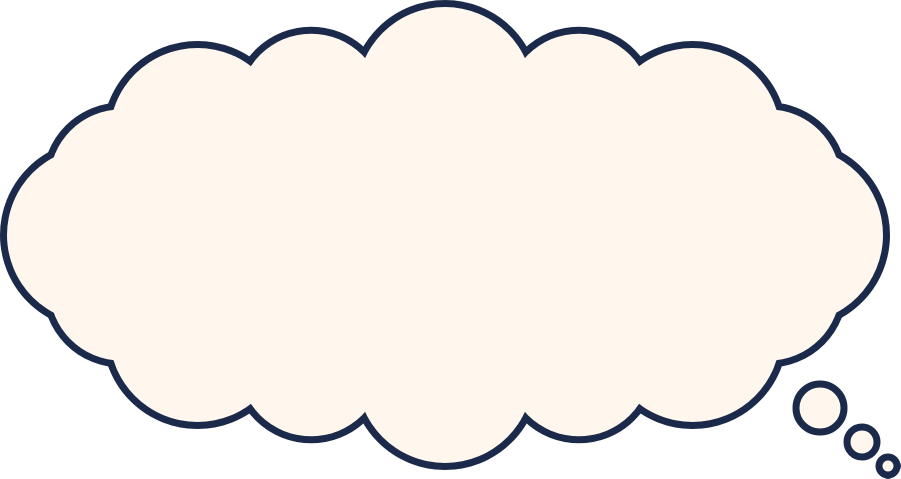
#> input picture docs/ピッチ/assets/cloud-amber.png, 1801 x 957 px, given in place of logo-faint.png, which was not available (shown at 1/2 size); the run also reads 1 picture not shown here
$ python build.py
#> lines starting #> are read from the running program, lines starting #| are printed output that depends on the picture; pictures that were not available may be replaced by others from this repository, and a replacement may not be noted
"""本選1分ピッチのスライドを pptx とプレビューPNGに書き出す。

文言はブースパネル（docs/パネル/panel.tpl.html）と同じにし、見せ方はスライド向けに組む（1枚に1つのこと）。
  表紙 → CASE 1（重複）→ CASE 2（組み合わせ）→ Overlai → できること×3 → 使い方×2 → 目指すこと → 締め
CASE はメンバーの実体験（エピソード）。使い方1（店で選ぶ）はパネルの「しくみ」、使い方2（家で使う）は
ルーティンの流れ（登録 → 順番と助言 → 毎日の表示・服薬の記録）。
エピソードの順は、パネルの「できること」の順（重複 → 組み合わせ → 順番）に合わせる。
できることの各スライドは、エピソードで浮かんだ迷いから始めて、その答えとして実機の画面を大きく見せる。
目指すこと・締めは、作り直す前の版の2枚を戻したもの（ユーザー判断）。

パネルで決めたことのうち、ここでも守るもの。
- 説明は使う人にとってうれしいことを書く。開発者向けの補足は載せない
- しくみは「やること」が主役で、「うれしいこと」はその横にぶら下げる（一回り小さく、縦線を付ける）
- 実機の画面には、どこを見ればいいかの囲みを付ける（位置はパネルと同じ割合）
- 判定画面は実機で市販品を撮った実際の出力。画面にない内容をスライドに書かない

  uv run --with python-pptx --with pillow python docs/ピッチ/build.py

プレビュー（preview.png）と送る用のPDFは、Noto Sans JP の otf（Regular・Bold）がある場合だけ作る。
置き場所は環境変数 NOTO_DIR か、このフォルダ。PREVIEW_DIR を渡すと、1枚ずつの PNG もそこに書き出す。
Googleスライドに取り込んだあとはそちらが正本。ここは作り直すときに使う。
"""
import os
from pathlib import Path

from lxml import etree
from PIL import Image, ImageDraw, ImageFont
from pptx import Presentation
from pptx.dml.color import RGBColor
from pptx.enum.shapes import MSO_SHAPE
from pptx.enum.text import MSO_ANCHOR, PP_ALIGN
from pptx.oxml.ns import qn
from pptx.util import Inches, Pt

HERE = Path(__file__).parent
A = HERE / 'assets'
FONTS = Path(os.environ.get('NOTO_DIR', HERE))
PREVIEW_DIR = os.environ.get('PREVIEW_DIR')

W, H = 13.333, 7.5
X0, X1 = 0.75, 12.583  # 左右の余白
FONT = 'Noto Sans JP'
DPI = 144
LEAD = 1.45  # Noto Sans JP の行送り（フォントサイズ比）
MIN_PT = 14  # 投影で読める下限

# パネルと同じ色
NAVY, INK, MUTED, PALE, LINE, MIST, WHITE = '1B2A4A', '0F172A', '475569', 'C9D0DB', 'D9DFE7', 'F2F4F7', 'FFFFFF'
BLUE, AMBER, RED = '2563EB', 'D97706', 'DC2626'
FAINT, CANVAS = '94A3B8', 'F5F7FA'
SQ_A, SQ_B = 'E4E7EC', 'BCC3CE'  # 重なりの図の二つの四角

SLOGAN = '重ねる前に、重ねて見る。'


# ── 要素 ─────────────────────────────────────────────
def rect(x, y, w, h, fill, radius=0, line=None, line_w=1, label=None, size=18, color=INK, bold=True, shape='round'):
    """label を渡すと図形の中央に文字を置く（札・番号の丸）。
    shape='diag' は左上と右下だけ丸い四角（重なりの図の、重なった部分）"""
    return dict(kind='rect', x=x, y=y, w=w, h=h, fill=fill, radius=radius, line=line, line_w=line_w,
                label=label, size=size, color=color, bold=bold, shape=shape)


def text(x, y, w, h, body, size, color=INK, bold=False, align='left', spacing=1.0):
    """改行は body の \\n で決める（勝手に折り返さない）。"""
    return dict(kind='text', x=x, y=y, w=w, h=h, body=body, size=size, color=color,
                bold=bold, align=align, spacing=spacing)


def image(path, x, y, h=None, w=None):
#> called with path = 'logo-faint.png', x = 7.75, y = 1.05, h = 5.4
    iw, ih = Image.open(A / path).size
#> iw = 1801; ih = 957
    if h is None:
        h = w * ih / iw
    if w is None:
        w = h * iw / ih
#> w = 10.16
    return dict(kind='image', path=path, x=x, y=y, w=w, h=h)


def font(size, bold):
    return ImageFont.truetype(str(FONTS / ('NotoSansJP-Bold.otf' if bold else 'NotoSansJP-Regular.otf')),
                              round(size * DPI / 72))


HAVE_FONTS = (FONTS / 'NotoSansJP-Bold.otf').exists() and (FONTS / 'NotoSansJP-Regular.otf').exists()


def width_of(s, size, bold=False):
    """文字列の幅（インチ）。フォントが無ければ全角1文字＝1em で見積もる。"""
    if HAVE_FONTS:
        return font(size, bold).getlength(s) / DPI
    return len(s) * size / 72


def line_h(size, spacing=1.0, lines=1):
    return size * LEAD * spacing / 72 * lines


def brand(x, y, size, color=NAVY):
    """ロゴの四角と「Overlai」。返り値は要素と全体の幅"""
#> called with x = 0.75, y = 2.45, size = 80, color = '1B2A4A'
    s = size / 72 * 1.5
#> s = 1.67
    tx = x + s * 1.02
#> tx = 2.45
    return [image('logo.png', x, y, h=s),
            text(tx, y + s * 0.5 - line_h(size) / 2, width_of('Overlai', size) + 0.2, line_h(size), 'Overlai', size, color)], \
        s * 1.02 + width_of('Overlai', size)


def label(s, y=0.75, align='left'):
    """スライドの左上（または中央）に置く小さな見出し"""
    return text(X0 if align == 'left' else 0, y, 8 if align == 'left' else W, line_h(20), s, 20, BLUE, bold=True, align=align)


def phone(path, x, y, h, rings=(), sig=NAVY, cover=None):
    """実機の画面を白い枠に入れ、見てほしい所を囲む。rings は (left, top, width, height, 札) を画像に対する割合で。
    札の下には白い帯を敷き、アプリ側の見出しの切れ端が札の横からのぞかないようにする。
    cover=(top, bottom, 色) を渡すと、画像のその高さの範囲を画面の地の色で塗りつぶす（札と重なる見出しを消す）"""
    im = image(path, x, y, h=h)
    p = 0.09
    out = [rect(x - p, y - p, im['w'] + 2 * p, h + 2 * p, WHITE, radius=0.22, line=LINE), im]
    if cover:
        top, bottom, color = cover
        out.append(rect(x + 0.04, y + h * top, im['w'] - 0.08, h * (bottom - top), color, shape='rect'))
    for l, t, w, hh, label in rings:
        rx, ry, rw, rh = x + im['w'] * l, y + h * t, im['w'] * w, h * hh
        out.append(rect(rx, ry, rw, rh, None, radius=0.06, line=sig, line_w=2.25))
        tw = width_of(label, 16, True) + 0.2
        if not cover:  # 地を塗りつぶした画面では帯は要らない
            out.append(rect(rx - 0.03, ry - 0.36, max(tw, rw) + 0.03, 0.33, WHITE, shape='rect'))
        out.append(rect(rx - 0.03, ry - 0.36, tw, 0.33, sig, radius=0.05, label=label, size=16, color=WHITE))
    return out, im['w']


# ── スライド ────────────────────────────────────────
SLIDES = []
TEAM = '井上 高志・濱田 圭太郎・杉本 隼都'

# 0. 表紙（スローガンは、目指すことと締めまで取っておく）
SLIDES.append(dict(notes='鈴鹿高専の、Overlaiです。', items=[
    image('logo-faint.png', 7.75, 1.05, h=5.4),
    text(X0, 0.75, 9, line_h(16), 'ユメカタリ 学生生成AIコンテスト 2026｜開発部門', 16, MUTED),
    *brand(X0, 2.45, 80)[0],
    text(X0, 4.3, 8, line_h(22), 'Overlay（重ねる）＋ AI', 22, MUTED),
    text(X0, 6.0, 8, line_h(16), '鈴鹿工業高等専門学校', 16, MUTED, bold=True),
    text(X0, 6.4, 8, line_h(16), TEAM, 16, MUTED),
]))


def episode(no, kind, who, people, scene, doubts):
    """人物のイラストと、そのとき浮かんだ迷いの吹き出し。迷いを一番大きく見せる。
    イラストは illust/make.py で描いたもの。エピソードは実話だけで組む"""
#> called with no = 1, kind = '重複の迷い', who = '井上｜店頭に立つと、家にある薬を思い出せない', people = 'people-1.png', scene = '風邪薬を買って帰ると、似たような薬がもう家にあった。'
    cl = image('cloud.png', 0.45, 2.55, w=8.5)
#> call 3 of image, with path = 'cloud.png', x = 0.45, y = 2.55, w = 8.5
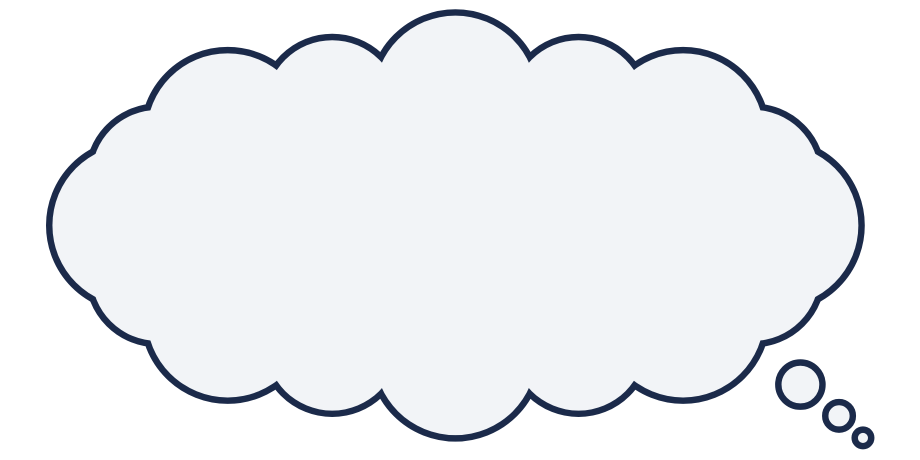
#> input picture docs/ピッチ/assets/cloud.png, 1840 x 920 px (shown at 1/2 size)
#> in image (call 3), `iw, ih = Image.open(A / path).size`: iw = 1840; ih = 920
#> in image (call 3), `h = w * ih / iw`: h = 4.25
#> cl = {'kind': 'image', 'path': 'cloud.png', 'x': 0.45, 'y': 2.55, 'w': 8.5, 'h': 4.25}
    cx, cy = cl['x'] + 0.495 * cl['w'], cl['y'] + 0.49 * cl['h']  # 吹き出しの本体の中心
#> cx = 4.66; cy = 4.63
    ppl = image(people, 0, 0, h=2.75)
#> call 4 of image, with path = 'people-1.png', x = 0, y = 0, h = 2.75
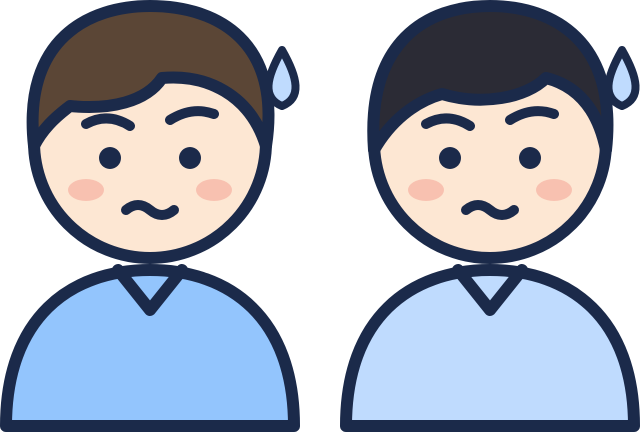
#> input picture docs/ピッチ/assets/people-1.png, 1280 x 864 px (shown at 1/2 size)
#> in image (call 4), `iw, ih = Image.open(A / path).size`: iw = 1280; ih = 864
#> in image (call 4), `w = h * iw / ih`: w = 4.07
#> ppl = {'kind': 'image', 'path': 'people-1.png', 'x': 0, 'y': 0, 'w': 4.07, 'h': 2.75}
    # 人物は吹き出しのしっぽのすぐ右に置く（1人のときに右端まで離れないように）
    ppl['x'], ppl['y'] = min(X1 + 0.3 - ppl['w'], 8.9), H - ppl['h']
    # 吹き出しと人物のまとまりを、左右の余白が同じになるよう中央へ寄せる
    dx = ((W - ppl['x'] - ppl['w']) - cl['x']) / 2
#> dx = -3.61e-16
    cl['x'] += dx
    ppl['x'] += dx
    cx += dx
    out = [
        label(f'CASE {no}｜{kind}'),
        text(X0, 1.25, 11.5, line_h(18), who, 18, MUTED),
        text(X0, 1.8, 11.8, line_h(26), scene, 26, INK, bold=True),
        cl, ppl,
    ]
    for i, q in enumerate(doubts):
        out.append(text(cx - 3.7, cy - 0.78 + i * 0.86, 7.4, line_h(32), q, 32, NAVY, bold=True, align='center'))
#> after the loop, out = 7 items
    return out


# 1. エピソード1：重複（→ できること1）
SLIDES.append(dict(notes='井上は、風邪薬を買って帰ったら、似た薬がもう家にありました。', items=episode(
    1, '重複の迷い', '井上｜店頭に立つと、家にある薬を思い出せない', 'people-1.png',
    '風邪薬を買って帰ると、似たような薬がもう家にあった。',
    ['家に、同じような薬あったっけ？', '名前は違うけど、中身は同じ？'],
)))

# 2. エピソード2：組み合わせ（→ できること2・3）
SLIDES.append(dict(notes=(
    '処方薬を使う濱田と杉本は、化粧水を買うとき、'
    '使っていいのか、どっちが先か迷いました。'
), items=episode(
    2, '組み合わせの迷い', '濱田・杉本｜肌が弱く、病院で処方された薬を使っている', 'people-2.png',
    '化粧水を買うとき、処方された薬との相性と使い方がわからなかった。',
    ['薬を塗った肌に、使っていい？', '薬と化粧品、どっちが先？'],
)))
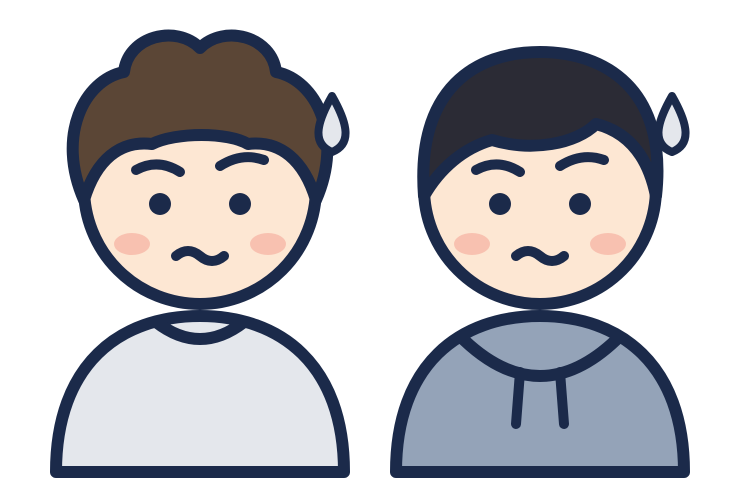
#> input picture docs/ピッチ/assets/people-2.png, 1488 x 968 px (shown at 1/2 size)
#> in image (call 6), `iw, ih = Image.open(A / path).size`: iw = 1488; ih = 968
#> in image (call 6), `w = h * iw / ih`: w = 4.23


# 3. Overlai（アプリの一文と、重なりの図）
def venn(x, y, s):
    """ロゴと同じ二つの四角を重ね、重なった所が判定になることを図で見せる"""
#> called with x = 8.58, y = 1.75, s = 4
    a, off, ov, r = 0.7 * s, 0.3 * s, 0.4 * s, 0.117 * s
#> a = 2.8; off = 1.2; ov = 1.6; r = 0.468
    pad = 0.067 * s
    lb = '撮って登録した\n家の薬・化粧品'
    out = [
        rect(x, y, a, a, SQ_A, radius=r),
        rect(x + off, y + off, a, a, SQ_B, radius=r),
        rect(x + off, y + off, ov, ov, NAVY, radius=r, shape='diag'),
        text(x + off, y + off + ov * 0.28, ov, line_h(18), '重ねて判定', 18, WHITE, bold=True, align='center'),
        text(x + pad, y + pad, a, line_h(18), '店で撮った商品', 18, NAVY, bold=True),
        text(x + s - pad - 2.4, y + s - pad - line_h(18, 1.0, 2), 2.4, line_h(18, 1.0, 2), lb, 18, NAVY,
             bold=True, align='right'),
    ]
    d, g = 0.16, 0.09
    dx = x + off + ov / 2 - (3 * d + 2 * g) / 2
#> dx = 10.25
    for i, c in enumerate([BLUE, AMBER, RED]):
        out.append(rect(dx + i * (d + g), y + off + ov * 0.62, d, d, c, radius=d / 2))
#> after the loop, out = 9 items
    return out


SLIDES.append(dict(notes=(
    'そこで作ったのがOverlaiです。成分表示を撮るだけで、AIが家の薬と照らし合わせ、買うべきかの目安を出します。'
), items=[
    *brand(X0, 1.55, 72)[0],
    text(X0, 3.25, 6, line_h(18), 'Overlay（重ねる）＋ AI', 18, MUTED),
    text(X0, 4.1, 7.6, line_h(30, 1.0, 3), '店で成分表示を撮るだけで、\n家の薬・化粧品と比べて\n「買うべきか」の目安がわかる。', 30, INK, bold=True),
    *venn(X1 - 4.0, 1.75, 4.0),
]))


# 4〜6. できること（1枚に1つ。エピソードの迷いから始め、答えを実機の画面で見せる）
def legend(x, y):
    """3色の意味。アプリの判定の見出しと同じ言葉を使う"""
    out = [text(x, y, 1.6, line_h(15), '判定は3色', 15, MUTED, bold=True)]
    x += width_of('判定は3色', 15, True) + 0.35
    for c, lb in [(BLUE, '買っても問題なさそう'), (AMBER, '買わなくて大丈夫'), (RED, '注意が必要')]:
        out += [rect(x, y + 0.12, 0.19, 0.19, c, radius=0.095),
                text(x + 0.28, y, width_of(lb, 15, True) + 0.1, line_h(15), lb, 15, INK, bold=True)]
        x += 0.28 + width_of(lb, 15, True) + 0.4
    return out


CASES = [
    # 判定画面は 10/8 に撮り直した録画のコマ（下のボタンが「ホームに戻る」になった版）。
    # パネルは送付済みで旧版の yellow-real.png・red-real.png を参照しているので、そちらは上書きしない。
    # 🟡はカロナールA（アセトアミノフェン）× 家のイブA錠（イブプロフェン）。成分は違うが同じ解熱鎮痛の用途
    ('名前は違うけど、中身は同じ？', '名前が違っても、\n同じ働きの薬に気づける', '風邪薬と頭痛薬のように、別の薬でも\n働きがかぶっていれば知らせる',
     'yellow-home.png', 'B45309', [(0.04, 0.474, 0.62, 0.09, '店の商品'), (0.04, 0.66, 0.92, 0.155, '家の薬')],
     '名前が違っても、同じ働きの薬に気づけます。'),
    ('薬を塗った肌に、使っていい？', '使っている薬との相性が、\n買う前にわかる', '飲み薬だけでなく、塗り薬や\n化粧品との組み合わせも確かめられる',
     'red-home.png', RED, [(0.04, 0.425, 0.92, 0.143, '店の商品'), (0.04, 0.663, 0.92, 0.17, '家の薬')],
     '使っている薬との相性も、買う前にわかります。'),
    ('薬と化粧品、どっちが先？', '薬や化粧品を使う順番や、\n詳しい使い方がわかる', '処方薬と化粧品を一緒に使う日も、\nどれから、どう塗ればいいかの目安がわかる',
     'routine-crop.jpg', NAVY, [(0.018, 0.096, 0.13, 0.734, '塗る順番')],  # 上の見出し2行は札と重なるので消す（下の cover）
     '塗る順番まで案内します。'),
]
PH = 6.3  # 画面の高さ
for i, (doubt, h3, sub, shot, sig, rings, note) in enumerate(CASES):
    iw = image(shot, 0, 0, h=PH)['w']
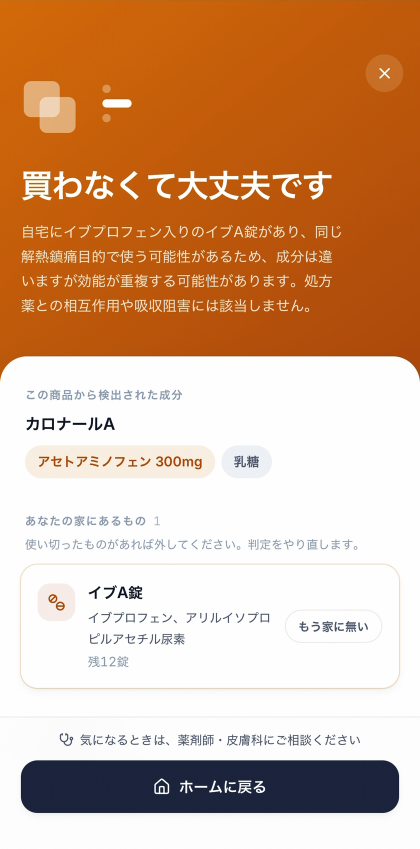
#> input picture docs/ピッチ/assets/yellow-home.png, 840 x 1697 px (shown at 1/2 size)
#> in image (call 8), `iw, ih = Image.open(A / path).size`: iw = 840; ih = 1697
#> in image (call 8), `w = h * iw / ih`: w = 3.12
#> iw = 3.12
    items = [
        label(f'できること {i + 1}'),
        text(X0, 1.75, 7.5, line_h(22), f'「{doubt}」', 22, FAINT, bold=True),
        rect(X0, 2.45, 0.6, 0.05, NAVY, shape='rect'),
        text(X0, 2.75, 7.5, line_h(36, 1.0, 2), h3, 36, INK, bold=True),
        text(X0, 4.4, 7.5, line_h(20, 1.0, 2), sub, 20, MUTED),
        *phone(shot, X1 - 0.35 - iw, 0.6, PH, rings, sig,
               cover=(0.008, 0.09, 'F7F8FA') if shot == 'routine-crop.jpg' else None)[0],
    ]
#> in phone, `im = image(path, x, y, h=h)`: im = {'kind': 'image', 'path': 'yellow-home.png', 'x': 9.11, 'y': 0.6, 'w': 3.12, 'h': 6.3}
#> the loop in phone, `for l, t, w, hh, label in rings:` made 2 passes
#> (rx, ry, rw, rh) on passes 1 to 2: (9.24, 3.59, 1.93, 0.567), (9.24, 4.76, 2.87, 0.976)
#> after the loop in phone, `for l, t, w, hh, label in rings:`: out = 8 items
    if shot != 'routine-crop.jpg':  # 判定の画面にだけ、3色の意味を添える
        items += legend(X0, 6.45)
#> items = 20 items
#> (the run stopped early here; a loop or call above may not have finished)
